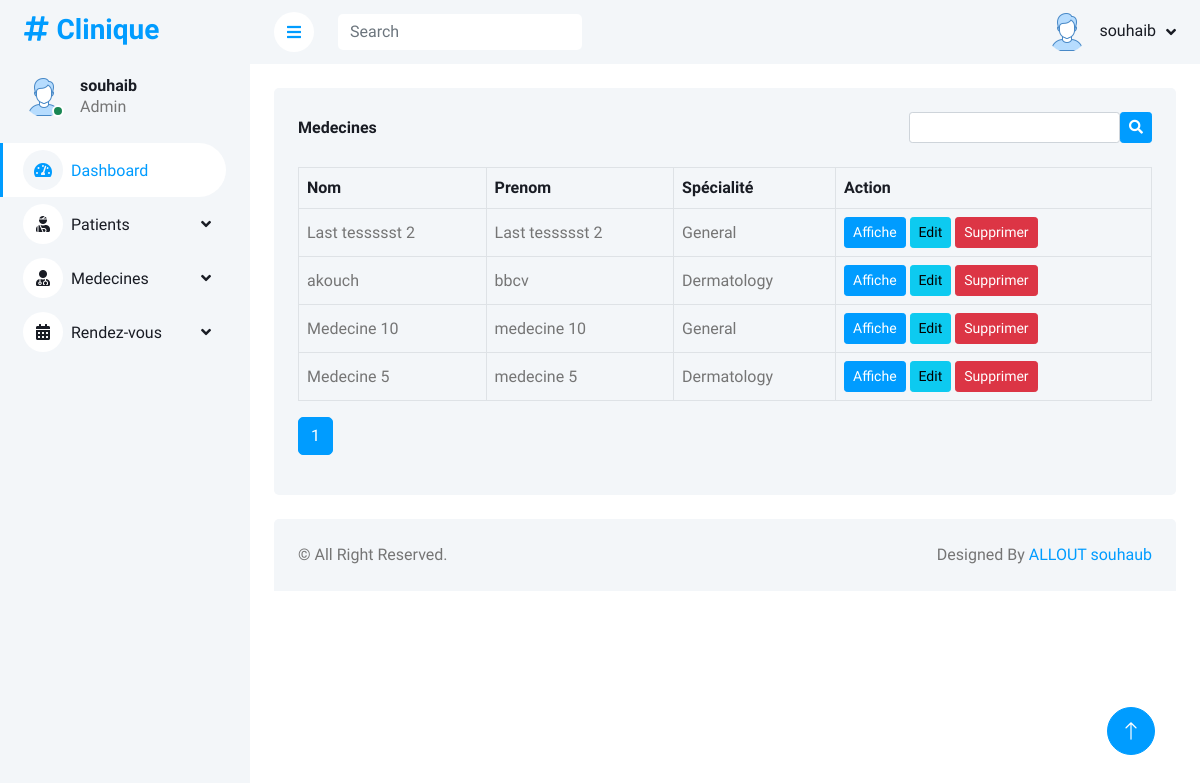
Screenshot of /medecines/ (signed in) with the database file from the repository.
### allout_souhaib/models.py (models this page shows, shortened)
class Medecin(models.Model):
    nom = models.CharField(max_length=45)
    prenom = models.CharField(max_length=45)
    specialite_choices = [
        ('General', 'General'),
        ('Anesthesiology', 'Anesthesiology'),
        ('Dermatology', 'Dermatology'),
        ('Diagnostic radiology', 'Diagnostic radiology'),
        ('Medical genetics', 'Medical genetics'),
        ('Internal medicine', 'Internal medicine'),
    ]
    specialite = models.CharField(max_length=45, choices=specialite_choices)

### allout_souhaib/views.py (the view)
# urls.py: path('medecines/', views.docteursindex),
def docteursindex(request):
    if request.user.is_authenticated == False:
        return redirect('/login')
    medecines = Medecin.objects.order_by('-id').all()
    p = Paginator(medecines, 10)
    page_number = request.GET.get('page')
    try:
        page_obj = p.get_page(page_number)
    except PageNotAnInteger:
        page_obj = p.page(1)
    except EmptyPage:
        page_obj = p.page(p.num_pages)
    context = {'page_obj': page_obj, 'page':p ,'title': 'liste des medecines'}
    return render(request, "medecines/index.html", context)

### templates/medecines/index.html (shortened to what this page needs)
<!DOCTYPE html>
<html lang="en">
<head>
    {% include 'includes/cssfiles.html' %}
</head>
<body>
<div class="container-xxl position-relative bg-white d-flex p-0">
    {% include 'includes/sidebar.html' %}
    <div class="content">
        {% include 'includes/header.html' %}
        <div class="container-fluid pt-4 px-4">
            <div class="bg-light text-center rounded p-4">
                <div class="d-flex align-items-center justify-content-between mb-4">
                    <h6 class="mb-0">Medecines</h6>
                    <form method="get" action="/medecines/search" class="d-flex align-items-center  ">
                        <div class="form-outline">
                            <input type="search" name="search_text" class="form-control form-control-sm"/>
                        </div>
                        <button type="submit" class="btn btn-sm btn-primary">
                            <i class="fas fa-search"></i>
                        </button>
                    </form>
                </div>
                <div class="table-responsive">
                    <table class="table text-start align-middle table-bordered table-hover mb-0">
                        <thead>
                        <tr class="text-dark">
                            <th scope="col">Nom</th>
                            <th scope="col">Prenom</th>
                            <th scope="col">Spécialité</th>
                            <th scope="col">Action</th>
                        </tr>
                        </thead>
                        <tbody>
                        {% for m in page_obj.object_list %}
                            <tr>
                                <td>{{ m.nom }}</td>
                                <td>{{ m.prenom }}</td>
                                <td>{{ m.specialite }}</td>
                                <td>
                                    <a href="/medecines/details/{{ m.id }}" class="btn btn-sm btn-primary">Affiche</a>
                                    <a href="/medecines/edit/{{ m.id }}" class="btn btn-sm btn-info">Edit</a>
                                    <p href="/medecines/delete/{{ m.id }}" class="btn btn-sm btn-danger mb-0 delete"
                                       target_id="{{ m.id }}">Supprimer</p>
                                </td>
                            </tr>
                        {% endfor %}
                        </tbody>
                    </table>
                    <nav aria-label="Page navigation example">
                        <ul class="pagination mt-3">
                            {% for p in page.page_range %}
                                <li class="page-item {% if p == page_obj.number %} active {% endif %}"><a
                                        class="page-link"
                                        href="?page={{ p }}">{{ p }}</a>
                                </li>
                            {% endfor %}
                        </ul>
                    </nav>
                </div>
            </div>
        </div>
        {% include 'includes/footer.html' %}
    </div>
    <a href="#" class="btn btn-lg btn-primary btn-lg-square back-to-top"><i class="bi bi-arrow-up"></i></a>
</div>
</body>
</html>

### templates/includes/sidebar.html (shortened to what this page needs)
{% load static %}
<div class="sidebar pe-4 pb-3">
    <nav class="navbar bg-light navbar-light">
        <a href="index.html" class="navbar-brand mx-4 mb-3">
            <h3 class="text-primary"><i class="fa fa-hashtag me-2"></i>Clinique</h3>
        </a>
        <div class="d-flex align-items-center ms-4 mb-4">
            <div class="position-relative">
                <img class="rounded-circle" src="{% static 'user_images/default.png' %}" alt="" style="width: 40px; height: 40px;">
                <div class="bg-success rounded-circle border border-2 border-white position-absolute end-0 bottom-0 p-1"></div>
            </div>
            <div class="ms-3">
                <h6 class="mb-0">{{ user.username }}</h6>
                <span>Admin</span>
            </div>
        </div>
        <div class="navbar-nav w-100">
            <a href="/" class="nav-item nav-link active"><i class="fa fa-tachometer-alt me-2"></i>Dashboard</a>
            <div class="nav-item dropdown">
                <a href="#" class="nav-link dropdown-toggle" data-bs-toggle="dropdown"><i class="fa fa-user-injured me-2"></i>Patients</a>
            </div>
            <div class="nav-item dropdown">
                <a href="#" class="nav-link dropdown-toggle" data-bs-toggle="dropdown"><i class="fas fa-user-md me-2"></i>Medecines</a>
            </div>
            <div class="nav-item dropdown">
                <a href="#" class="nav-link dropdown-toggle" data-bs-toggle="dropdown"><i class="fa fa-calendar-alt me-2"></i>Rendez-vous</a>
            </div>
        </div>
    </nav>
</div>

### templates/includes/header.html (shortened to what this page needs)
{% load static %}
<nav class="navbar navbar-expand bg-light navbar-light sticky-top px-4 py-0">
                <a href="#" class="sidebar-toggler flex-shrink-0">
                    <i class="fa fa-bars"></i>
                </a>
                <form class="d-none d-md-flex ms-4">
                    <input class="form-control border-0" type="search" placeholder="Search">
                </form>
                <div class="navbar-nav align-items-center ms-auto">
                    <div class="nav-item dropdown">
                        <a href="#" class="nav-link dropdown-toggle" data-bs-toggle="dropdown">
                            <img class="rounded-circle me-lg-2" src="{% static 'user_images/default.png' %}" alt="" style="width: 40px; height: 40px;">
                            <span class="d-none d-lg-inline-flex">{{ user.username }}</span>
                        </a>
                    </div>
                </div>
            </nav>

### allout_souhaib/static/css/style.css (style rules this page uses)
:root { --primary: #009CFF; --light: #F3F6F9; --dark: #191C24; }
.back-to-top { position: fixed; display: none; right: 45px; bottom: 45px; z-index: 99; }
.btn { transition: .5s; }
.btn.btn-primary { color: #FFFFFF; }
.btn-lg-square { width: 48px; height: 48px; }
.btn-square, .btn-sm-square, .btn-lg-square { padding: 0; display: inline-flex; align-items: center; justify-content: center; font-weight: normal; border-radius: 50px; }
.sidebar { position: fixed; top: 0; left: 0; bottom: 0; width: 250px; height: 100vh; overflow-y: auto; background: var(--light); transition: 0.5s; z-index: 999; }
.content { margin-left: 250px; min-height: 100vh; background: #FFFFFF; transition: 0.5s; }
@media (min-width: 992px) { .sidebar { margin-left: 0; } }
@media (min-width: 992px) { .content { width: calc(100% - 250px); } }
.sidebar .navbar .navbar-nav .nav-link { padding: 7px 20px; color: var(--dark); font-weight: 500; border-left: 3px solid var(--light); border-radius: 0 30px 30px 0; outline: none; }
.sidebar .navbar .navbar-nav .nav-link:hover, .sidebar .navbar .navbar-nav .nav-link.active { color: var(--primary); background: #FFFFFF; border-color: var(--primary); }
.sidebar .navbar .navbar-nav .nav-link i { width: 40px; height: 40px; display: inline-flex; align-items: center; justify-content: center; background: #FFFFFF; border-radius: 40px; }
.sidebar .navbar .navbar-nav .nav-link:hover i, .sidebar .navbar .navbar-nav .nav-link.active i { background: var(--light); }
.sidebar .navbar .dropdown-toggle::after { position: absolute; top: 15px; right: 15px; border: none; content: "\f107"; font-family: "Font Awesome 5 Free"; font-weight: 900; transition: .5s; }
.content .navbar .navbar-nav .nav-link { margin-left: 25px; padding: 12px 0; color: var(--dark); outline: none; }
.content .navbar .sidebar-toggler, .content .navbar .navbar-nav .nav-link i { width: 40px; height: 40px; display: inline-flex; align-items: center; justify-content: center; background: #FFFFFF; border-radius: 40px; }
.content .navbar .dropdown-toggle::after { margin-left: 6px; vertical-align: middle; border: none; content: "\f107"; font-family: "Font Awesome 5 Free"; font-weight: 900; transition: .5s; }

### rows the page displays
Medecin: nom "Last tessssst 2", prenom "Last tessssst 2", specialite "General"
Medecin: nom "akouch", prenom "bbcv", specialite "Dermatology"
Medecin: nom "Medecine 10", prenom "medecine 10", specialite "General"
Medecin: nom "Medecine 5", prenom "medecine 5", specialite "Dermatology"

### other values shown
{{ user.username }} "souhaib"
{{ p }} "1"
